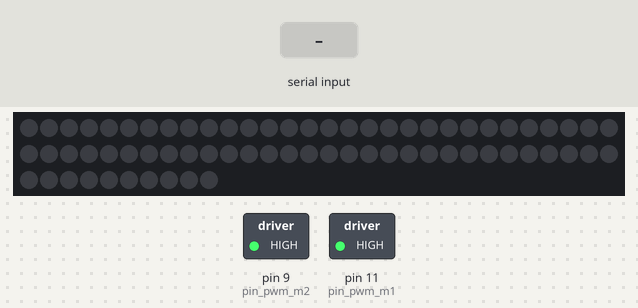
This sketch was run on a simulated Arduino Uno, built with avr-gcc and run on an emulated ATmega328P. Shown: 70 RGB LEDs in strip order, left to right, continuing on the next row, switched loads named in the sketch (green lamp = pin HIGH). Inputs (shaded band) come from the test bench. Dim RGB values are drawn brighter than linear; random numbers use the default seed unless the sketch sets one; what the sketch prints to the serial monitor is not drawn.

Above: at 1.2 s.
1.3 s: "i_t\n" received over Serial
At 4.2 s:
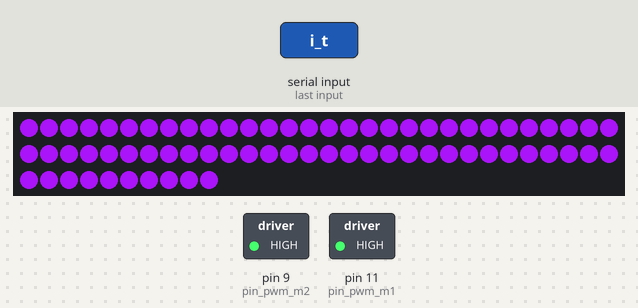
4.3 s: "i_f\n" received over Serial
At 5.6 s:
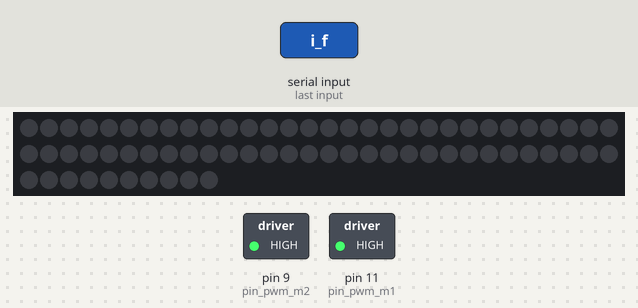
5.9 s: "i_t\n" received over Serial
At 9.2 s:
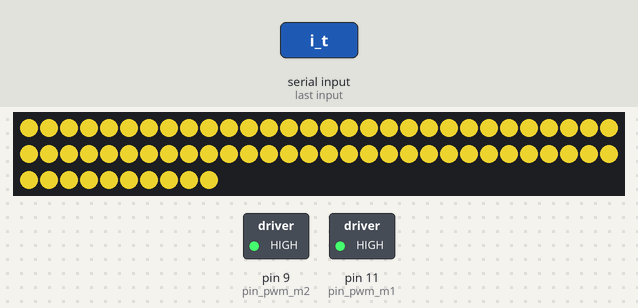
Timing chart, 0 to 10.7 s (numbered marks = the images above; inputs shaded):
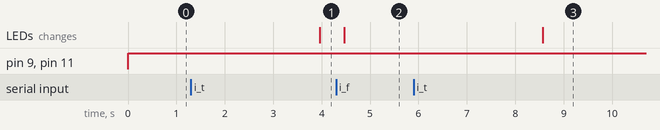

Measured:
- after the input at 1.3 s, the LEDs: change after 2.7 s (image 1)
- after the input at 4.3 s, the LEDs: change after 0.16 s (image 2)
- after the input at 5.9 s, the LEDs: change after 2.7 s (image 3)

The sketch:

brokeassmariokart_sabretooth_v0.ino
```cpp
#include <Adafruit_NeoPixel.h>
#define PIN 6

Adafruit_NeoPixel strip = Adafruit_NeoPixel(70, PIN, NEO_GRB + NEO_KHZ800);

String inputString = "";         // a string to hold incoming data
boolean stringComplete = false;  // whether the string is complete
String motor_command = "{\"m1\":0,\"m2\":0}";
/*
{"m1":-200, "m2":100}

m1 = slave
m2 = master

*/
/* Broke-Ass Mario Kart */

/*...*/

//PWM Pins on the driver circuits
//Pulses set the motor speed
const int pin_pwm_m1 = 11;
const int pin_pwm_m2 = 9;

int motor_speed_m1 = 255;
int motor_speed_m2 = 255;

int last_speed_m1 = 128;
int last_speed_m2 = 128;

int d_speed_m1 = 0;
int d_speed_m2 = 0;

boolean invincible = false;
int invincible_iterator = 0;

void setup()
{
  initComm();

  initPins();

  initLights();

  //Set initial speed
  analogWrite(pin_pwm_m1, 127);
  analogWrite(pin_pwm_m2, 127);
}
void initLights(){
  strip.begin();
  strip.show(); // Initialize all pixels to 'off'
}
void initComm(){
  Serial.begin(115200);
  Serial.println("Broke-Ass Mariokart Bluetooth is good");
  Serial.println("{\"m1\":128,\"m2\":128}");
}
void initPins(){
  //Do we need to set the mode for each pin?
  //I don't remember, but I think we do
  //Better just do it anyway

  pinMode(pin_pwm_m1, OUTPUT);

  pinMode(pin_pwm_m2, OUTPUT);

}
void loop()
{
  if(Serial.available())  // If the bluetooth sent any characters
  {
    // Send any characters the bluetooth prints to the serial monitor
    char newChar = (char)Serial.read();
    stringComplete = false;
    inputString += newChar;
    if (newChar == '\n'){
      parseMotorSpeed();
    }
  }
  if (last_speed_m1 != motor_speed_m1){
    analogWrite(pin_pwm_m1, last_speed_m1);
    last_speed_m1 += d_speed_m1;
    if (abs(motor_speed_m1 - last_speed_m1) < abs(d_speed_m1) || d_speed_m1 ==0){
      last_speed_m1 = motor_speed_m1;
      analogWrite(pin_pwm_m1, last_speed_m1);
    }
  }

  if (last_speed_m2 != motor_speed_m2){
    analogWrite(pin_pwm_m2, last_speed_m2);
    last_speed_m2 += d_speed_m2;
    if (abs(motor_speed_m2 - last_speed_m2) < abs(d_speed_m2) || d_speed_m2 ==0){
      last_speed_m2 = motor_speed_m2;
      analogWrite(pin_pwm_m2, last_speed_m2);
    }
  }
  if (invincible == true){
    invincible_iterator++;
    if (invincible_iterator > 50){
       changeColor();
       invincible_iterator = 0;
    }
  }

  delay(50);
}
void changeColor(){
  uint16_t i, j;
  uint32_t c = strip.Color(random(255), random(255), random(255));
  for(i=0; i<strip.numPixels(); i++) {
    strip.setPixelColor(i, c);
  }
  strip.show();
}
void killColor(){
  uint16_t i;
  for(i=0; i<strip.numPixels(); i++) {
    strip.setPixelColor(i, strip.Color(0,0,0));
  }
  strip.show();
}
void parseMotorSpeed(){
  stringComplete = true;
  motor_command = inputString;

  if (inputString.indexOf("i_t") > -1){
    invincible = true;
  }
  if (inputString.indexOf("i_f") > -1){
    invincible = false;
    invincible_iterator = 0;
    killColor();
  }
  //if there isn't a proper motor command
  //the message must be gibberish
  //don't parse it
  if (motor_command.indexOf("m1") == -1 || motor_command.indexOf("m2") == -1){
    inputString = "";
    return;
  }

  //Convert our string to a character array
  //so we can use strtok_r to split it
  //This is basically the same as an array.split
  //just more fucking annoying
  char charBuf[motor_command.length()];
  motor_command.toCharArray(charBuf, motor_command.length());

  char *p;
  p = strtok(charBuf,",");

  //We're going to use newSpeed and store the value
  //so we can declerate without changing the value
  //of motor_speed_1 or motor_speed_2
  //We do this in changeDirection
  float newSpeed;

  while(p != NULL){
    String motor_attribute(p);
    newSpeed = returnJSONValue(motor_attribute).toInt();
    newSpeed = float((float(newSpeed)+255)/512)*255;
    if (motor_attribute.indexOf("""m1\"") > -1){
      d_speed_m1 = (newSpeed - motor_speed_m1)/10;
      motor_speed_m1 = newSpeed;
    }else if (motor_attribute.indexOf("""m2\"") > -1){
      d_speed_m2 = (newSpeed - motor_speed_m2)/10;
      motor_speed_m2 = newSpeed;
    }
    p = strtok(NULL, ",");
  }
  inputString = "";
  Serial.println("message");
}

String returnJSONValue(String attrSnippet){
  attrSnippet.replace("{","");
  attrSnippet.replace("}","");
  return attrSnippet.substring(attrSnippet.indexOf(":")+1);
}
```
